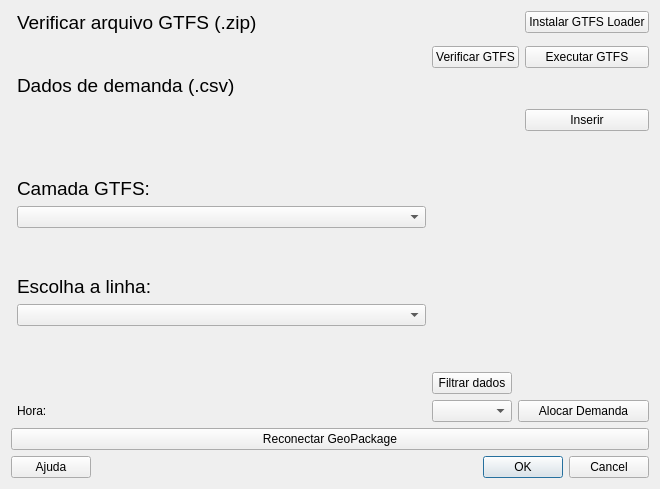
<?xml version="1.0" encoding="UTF-8"?>
<ui version="4.0">
 <class>Dialog</class>
 <widget class="QDialog" name="Dialog">
  <property name="geometry">
   <rect>
    <x>0</x>
    <y>0</y>
    <width>660</width>
    <height>489</height>
   </rect>
  </property>
  <property name="windowTitle">
   <string>SIG-Bus</string>
  </property>
  <property name="windowIcon">
   <iconset>
    <normalon>icon.png</normalon>
   </iconset>
  </property>
  <layout class="QGridLayout" name="gridLayout">
   <item row="4" column="4">
    <widget class="QPushButton" name="button_gtfsgo">
     <property name="text">
      <string>Executar GTFS</string>
     </property>
    </widget>
   </item>
   <item row="2" column="1">
    <widget class="QLabel" name="gtfs_label">
     <property name="text">
      <string>&lt;html&gt;&lt;head/&gt;&lt;body&gt;&lt;p&gt;&lt;span style=&quot; font-size:14pt;&quot;&gt;Verificar arquivo GTFS (.zip)&lt;/span&gt;&lt;/p&gt;&lt;/body&gt;&lt;/html&gt;</string>
     </property>
    </widget>
   </item>
   <item row="3" column="1" colspan="4">
    <widget class="QgsFileWidget" name="gtfs_widget">
     <property name="storageMode">
      <enum>QgsFileWidget::GetFile</enum>
     </property>
    </widget>
   </item>
   <item row="14" column="1">
    <widget class="QgsFieldComboBox" name="mFieldComboBox"/>
   </item>
   <item row="10" column="1">
    <widget class="QLabel" name="Layer_Combo">
     <property name="font">
      <font>
       <pointsize>14</pointsize>
      </font>
     </property>
     <property name="text">
      <string>Camada GTFS:</string>
     </property>
    </widget>
   </item>
   <item row="11" column="1">
    <widget class="QgsMapLayerComboBox" name="mMapLayerComboBox"/>
   </item>
   <item row="19" column="0" colspan="5">
    <layout class="QHBoxLayout" name="horizontalLayout">
     <item>
      <widget class="QPushButton" name="help_button">
       <property name="text">
        <string>Ajuda</string>
       </property>
      </widget>
     </item>
     <item>
      <spacer name="horizontalSpacer">
       <property name="orientation">
        <enum>Qt::Horizontal</enum>
       </property>
       <property name="sizeHint" stdset="0">
        <size>
         <width>132</width>
         <height>20</height>
        </size>
       </property>
      </spacer>
     </item>
     <item>
      <widget class="QDialogButtonBox" name="buttonBox">
       <property name="orientation">
        <enum>Qt::Horizontal</enum>
       </property>
       <property name="standardButtons">
        <set>QDialogButtonBox::Cancel|QDialogButtonBox::Ok</set>
       </property>
      </widget>
     </item>
    </layout>
   </item>
   <item row="4" column="1">
    <spacer name="horizontalSpacer_2">
     <property name="orientation">
      <enum>Qt::Horizontal</enum>
     </property>
     <property name="sizeHint" stdset="0">
      <size>
       <width>458</width>
       <height>20</height>
      </size>
     </property>
    </spacer>
   </item>
   <item row="2" column="4">
    <widget class="QPushButton" name="extrapackages">
     <property name="text">
      <string>Instalar GTFS Loader</string>
     </property>
    </widget>
   </item>
   <item row="13" column="1">
    <widget class="QLabel" name="Field_combo">
     <property name="font">
      <font>
       <pointsize>14</pointsize>
      </font>
     </property>
     <property name="text">
      <string>Escolha a linha:</string>
     </property>
    </widget>
   </item>
   <item row="8" column="4">
    <widget class="QPushButton" name="data_insert_button">
     <property name="text">
      <string>Inserir</string>
     </property>
    </widget>
   </item>
   <item row="5" column="1">
    <widget class="QLabel" name="route_label">
     <property name="text">
      <string>&lt;html&gt;&lt;head/&gt;&lt;body&gt;&lt;p&gt;&lt;span style=&quot; font-size:14pt;&quot;&gt;Dados de demanda (.csv)&lt;/span&gt;&lt;/p&gt;&lt;/body&gt;&lt;/html&gt;</string>
     </property>
    </widget>
   </item>
   <item row="6" column="0" colspan="5">
    <widget class="QgsFileWidget" name="data_widget"/>
   </item>
   <item row="15" column="1">
    <spacer name="verticalSpacer">
     <property name="orientation">
      <enum>Qt::Vertical</enum>
     </property>
     <property name="sizeHint" stdset="0">
      <size>
       <width>20</width>
       <height>40</height>
      </size>
     </property>
    </spacer>
   </item>
   <item row="8" column="0" colspan="2">
    <spacer name="horizontalSpacer_3">
     <property name="orientation">
      <enum>Qt::Horizontal</enum>
     </property>
     <property name="sizeHint" stdset="0">
      <size>
       <width>40</width>
       <height>20</height>
      </size>
     </property>
    </spacer>
   </item>
   <item row="12" column="1">
    <spacer name="verticalSpacer_3">
     <property name="orientation">
      <enum>Qt::Vertical</enum>
     </property>
     <property name="sizeHint" stdset="0">
      <size>
       <width>20</width>
       <height>40</height>
      </size>
     </property>
    </spacer>
   </item>
   <item row="4" column="2" colspan="2">
    <widget class="QPushButton" name="gtfs_insert_button">
     <property name="text">
      <string>Verificar GTFS</string>
     </property>
    </widget>
   </item>
   <item row="9" column="1">
    <spacer name="verticalSpacer_2">
     <property name="orientation">
      <enum>Qt::Vertical</enum>
     </property>
     <property name="sizeHint" stdset="0">
      <size>
       <width>20</width>
       <height>40</height>
      </size>
     </property>
    </spacer>
   </item>
   <item row="16" column="1">
    <widget class="QgsFeaturePickerWidget" name="mFeaturePickerWidget"/>
   </item>
   <item row="16" column="2">
    <widget class="QPushButton" name="filterButton">
     <property name="text">
      <string>Filtrar dados</string>
     </property>
    </widget>
   </item>
   <item row="17" column="1">
    <widget class="QLabel" name="hora_label">
     <property name="text">
      <string>Hora:</string>
     </property>
    </widget>
   </item>
   <item row="17" column="2">
    <widget class="QComboBox" name="combo_hora"/>
   </item>
   <item row="17" column="3" colspan="2">
    <widget class="QPushButton" name="button_alocar">
     <property name="text">
      <string>Alocar Demanda</string>
     </property>
    </widget>
   </item>
   <item row="18" column="0" colspan="5">
    <widget class="QPushButton" name="button_reconnect">
     <property name="text">
      <string>Reconectar GeoPackage</string>
     </property>
    </widget>
   </item>
  </layout>
 </widget>
 <customwidgets>
  <customwidget>
   <class>QgsFeaturePickerWidget</class>
   <extends>QWidget</extends>
   <header>qgsfeaturepickerwidget.h</header>
  </customwidget>
  <customwidget>
   <class>QgsFieldComboBox</class>
   <extends>QComboBox</extends>
   <header>qgsfieldcombobox.h</header>
  </customwidget>
  <customwidget>
   <class>QgsFileWidget</class>
   <extends>QWidget</extends>
   <header>qgsfilewidget.h</header>
  </customwidget>
  <customwidget>
   <class>QgsMapLayerComboBox</class>
   <extends>QComboBox</extends>
   <header>qgsmaplayercombobox.h</header>
  </customwidget>
 </customwidgets>
 <resources/>
 <connections>
  <connection>
   <sender>buttonBox</sender>
   <signal>accepted()</signal>
   <receiver>Dialog</receiver>
   <slot>accept()</slot>
   <hints>
    <hint type="sourcelabel">
     <x>248</x>
     <y>254</y>
    </hint>
    <hint type="destinationlabel">
     <x>157</x>
     <y>274</y>
    </hint>
   </hints>
  </connection>
  <connection>
   <sender>buttonBox</sender>
   <signal>rejected()</signal>
   <receiver>Dialog</receiver>
   <slot>reject()</slot>
   <hints>
    <hint type="sourcelabel">
     <x>316</x>
     <y>260</y>
    </hint>
    <hint type="destinationlabel">
     <x>286</x>
     <y>274</y>
    </hint>
   </hints>
  </connection>
 </connections>
</ui>
